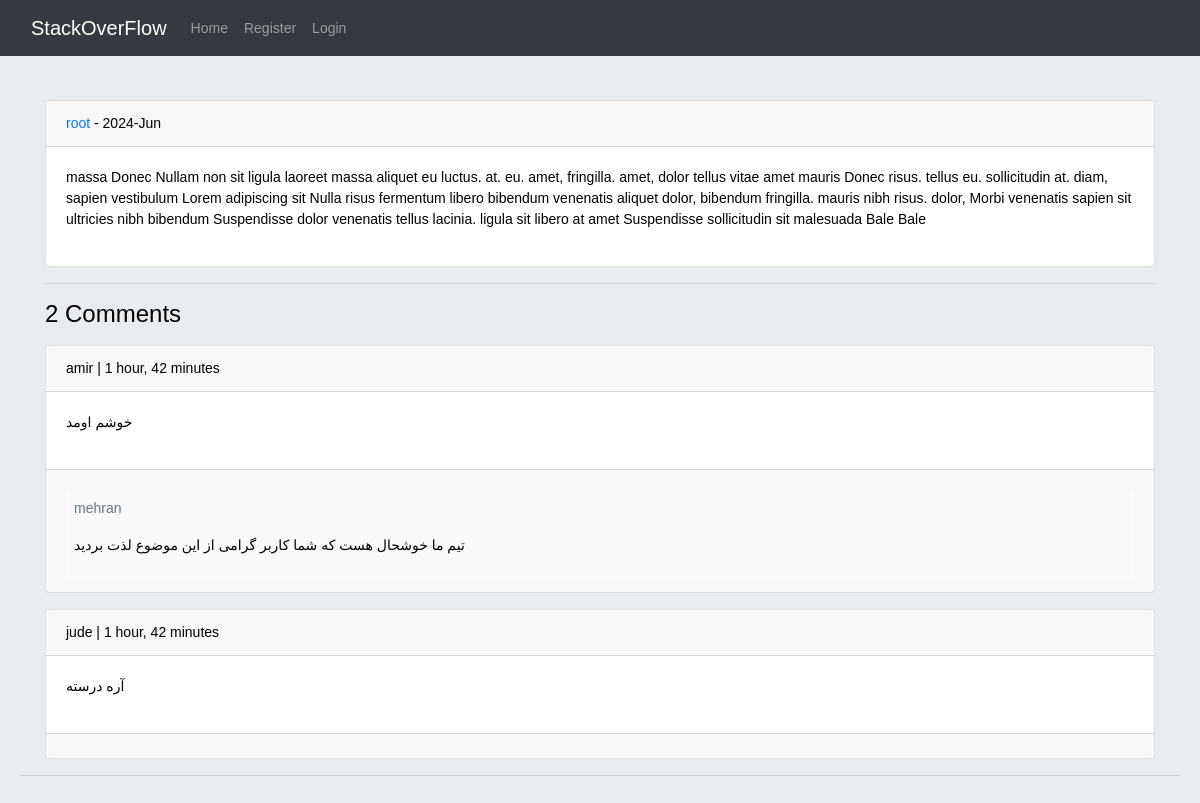
/post/29/massa-donec-nullam-non-sit-lig/, run on an earlier commit of the app's database.
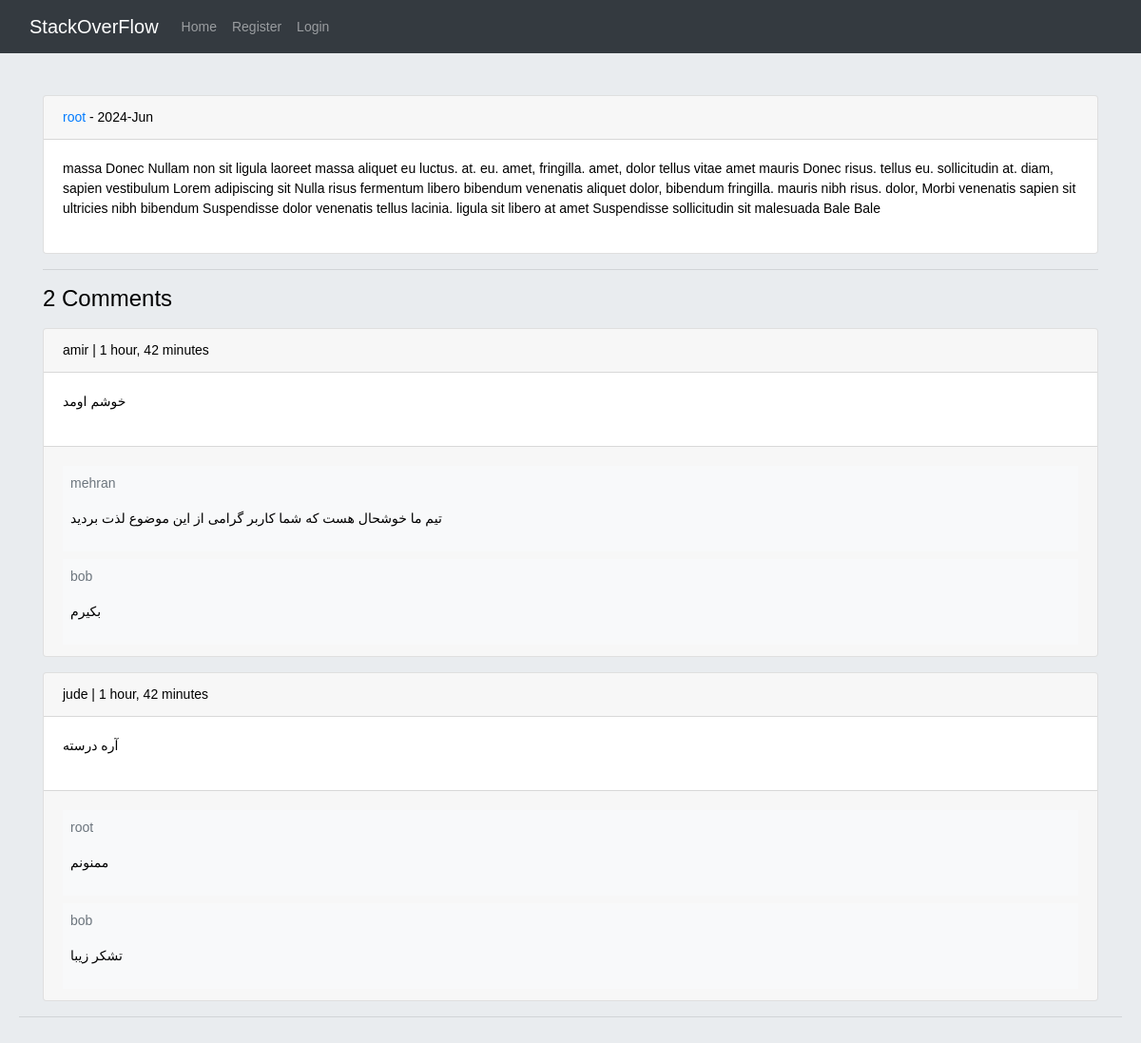
And on a later commit of the database.
### home/models.py (models this page shows, shortened)
class Comment(models.Model):
    user = models.ForeignKey(User, on_delete=models.CASCADE, related_name='ucomments')
    post = models.ForeignKey(Post, on_delete=models.CASCADE, related_name='pcomments')
    reply = models.ForeignKey('self', on_delete=models.CASCADE, related_name='rcomments', null=True, blank=True)
    is_reply = models.BooleanField(default=False)
    body = models.TextField(max_length=400)
    created = models.DateTimeField(auto_now_add=True)

### home/views.py (the view, shortened to what this page needs)
# urls.py: path('post/<int:pk>/<slug:slug>/', views.PostDetailView.as_view(), name='post-detail'),
class PostDetailView(View):
    form_class = CommentForm
    form_class_reply = CommentReplyForm
    def setup(self, request, *args, **kwargs):
        self.post_instance = get_object_or_404(
            Post, pk=kwargs['pk'], slug=kwargs['slug'])
        return super().setup(request, *args, **kwargs)
    def get(self, request, pk, slug):
        comments = self.post_instance.pcomments.filter(is_reply=False)
        return render(request, 'home/detail.html',
                      {'post': self.post_instance, 'comments': comments, 'form': self.form_class, 'reply_form': self.form_class_reply})

### home/templates/home/detail.html (shortened to what this page needs)
{% extends '_base.html' %}
{% block content %}
<div class="container mt-4">
    <div class="card">
        <div class="card-header">
            <a href="{% url 'accounts:user-profile' post.user.id %}" class="text-decoration-none">{{ post.user.username}}</a>
            - {{ post.updated|date:"Y-M" }}
        </div>
        <div class="card-body">
            <p>{{ post.body }}</p>
        </div>
    </div>
    <hr>
    <h4>{{ comments.count }} Comments</h4>
    {% for comment in comments %}
    <div class="card mt-3">
        <div class="card-header">
            {{ comment.user }} | {{ comment.created|timesince }}
        </div>
        <div class="card-body">
            <p>{{ comment.body }}</p>
        </div>
        {% with replies=comment.rcomments.all %}
        <div class="card-footer">
            {% for reply in replies %}
            <div class="bg-light p-2 mt-2">
                <p class="text-muted">{{ reply.user }}</p>
                <p>{{ reply.body }}</p>
            </div>
            {% endfor %}
        </div>
        {% endwith %}
    </div>
    {% empty %}
    <p class="text-muted mt-3">No Comments yet.</p>
    {% endfor %}
</div>
<hr>
{% endblock %}

What changed in the data, as far as the page shows it:
added Comment: user "bob", body "بکیرم", shown under "amir"
added Comment: user "root", body "ممنونم", shown under "jude"
added Comment: user "bob", body "تشکر زیبا", shown under "jude"
